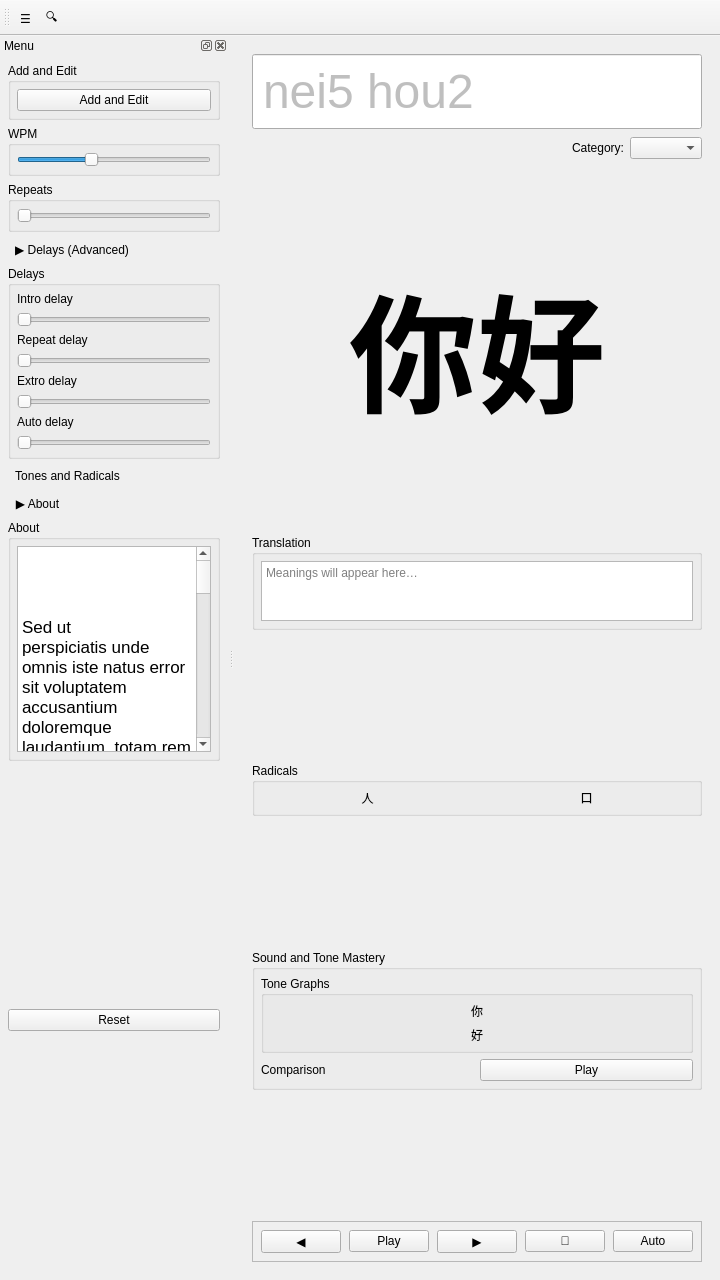
<?xml version="1.0" encoding="UTF-8"?>
<ui version="4.0">
    <class>MainWindow</class>
    <widget class="QMainWindow" name="MainWindow">
        <property name="geometry">
            <rect>
                <x>0</x>
                <y>0</y>
                <width>720</width>
                <height>1280</height>
            </rect>
        </property>
        <property name="windowTitle">
            <string>My Cantonese Words</string>
        </property>
        <property name="animated">
            <bool>true</bool>
        </property>
        <property name="dockNestingEnabled">
            <bool>false</bool>
        </property>
        <property name="unifiedTitleAndToolBarOnMac">
            <bool>false</bool>
        </property>
        <widget class="QWidget" name="centralwidget">
            <layout class="QVBoxLayout" name="centralVerticalLayout" stretch="1,0">
                <property name="leftMargin">
                    <number>18</number>
                </property>
                <property name="topMargin">
                    <number>18</number>
                </property>
                <property name="rightMargin">
                    <number>18</number>
                </property>
                <property name="bottomMargin">
                    <number>18</number>
                </property>
                <item>
                    <layout class="QVBoxLayout" name="contentLayout" stretch="1,0,1,0,0,0,0">
                        <property name="spacing">
                            <number>8</number>
                        </property>
                        <item>
                            <layout class="QHBoxLayout" name="jyutpingRow">
                                <item>
                                    <widget class="QLineEdit" name="jyutping">
                                        <property name="minimumSize">
                                            <size>
                                                <width>300</width>
                                                <height>60</height>
                                            </size>
                                        </property>
                                        <property name="styleSheet">
                                            <string notr="true">font-size: 36pt; color: grey; padding: 8px;</string>
                                        </property>
                                        <property name="readOnly">
                                            <bool>true</bool>
                                        </property>
                                        <property name="placeholderText">
                                            <string>nei5 hou2</string>
                                        </property>
                                    </widget>
                                </item>
                            </layout>
                        </item>
                        <item>
                            <layout class="QHBoxLayout" name="categoryRow">
                                <property name="spacing">
                                    <number>6</number>
                                </property>
                                <item>
                                    <spacer name="horizontalSpacer">
                                        <property name="orientation">
                                            <enum>Qt::Orientation::Horizontal</enum>
                                        </property>
                                        <property name="sizeHint" stdset="0">
                                            <size>
                                                <width>40</width>
                                                <height>20</height>
                                            </size>
                                        </property>
                                    </spacer>
                                </item>
                                <item>
                                    <widget class="QLabel" name="labelCategory">
                                        <property name="text">
                                            <string>Category:</string>
                                        </property>
                                    </widget>
                                </item>
                                <item>
                                    <widget class="QComboBox" name="comboCategory">
                                        <property name="editable">
                                            <bool>false</bool>
                                        </property>
                                    </widget>
                                </item>
                            </layout>
                        </item>
                        <item>
                            <widget class="QLabel" name="labelHanzi">
                                <property name="minimumSize">
                                    <size>
                                        <width>0</width>
                                        <height>200</height>
                                    </size>
                                </property>
                                <property name="maximumSize">
                                    <size>
                                        <width>16777215</width>
                                        <height>360</height>
                                    </size>
                                </property>
                                <property name="sizePolicy">
                                    <sizepolicy hsizetype="Ignored" vsizetype="Preferred">
                                        <horstretch>0</horstretch>
                                        <verstretch>0</verstretch>
                                    </sizepolicy>
                                </property>
                                <property name="styleSheet">
                                    <string notr="true">font-size: 96pt; font-weight: 600;</string>
                                </property>
                                <property name="text">
                                    <string>你好</string>
                                </property>
                                <property name="alignment">
                                    <set>Qt::AlignmentFlag::AlignCenter</set>
                                </property>
                            </widget>
                        </item>
                        <item>
                            <widget class="QGroupBox" name="groupMeanings">
                                <property name="title">
                                    <string>Translation</string>
                                </property>
                                <layout class="QVBoxLayout" name="layoutMeanings">
                                    <property name="spacing">
                                        <number>6</number>
                                    </property>
                                    <property name="leftMargin">
                                        <number>6</number>
                                    </property>
                                    <property name="topMargin">
                                        <number>6</number>
                                    </property>
                                    <property name="rightMargin">
                                        <number>6</number>
                                    </property>
                                    <property name="bottomMargin">
                                        <number>6</number>
                                    </property>
                                    <item>
                                        <widget class="QTextEdit" name="textMeanings">
                                            <property name="minimumSize">
                                                <size>
                                                    <width>0</width>
                                                    <height>60</height>
                                                </size>
                                            </property>
                                            <property name="maximumSize">
                                                <size>
                                                    <width>16777215</width>
                                                    <height>60</height>
                                                </size>
                                            </property>
                                            <property name="sizePolicy">
                                                <sizepolicy hsizetype="Expanding" vsizetype="Fixed">
                                                    <horstretch>0</horstretch>
                                                    <verstretch>0</verstretch>
                                                </sizepolicy>
                                            </property>
                                            <property name="readOnly">
                                                <bool>true</bool>
                                            </property>
                                            <property name="placeholderText">
                                                <string>Meanings will appear here…</string>
                                            </property>
                                        </widget>
                                    </item>
                                </layout>
                            </widget>
                        </item>
                        <item>
                            <spacer name="spacerBetweenMeaningsRadicals">
                                <property name="orientation">
                                    <enum>Qt::Orientation::Vertical</enum>
                                </property>
                                <property name="sizeHint" stdset="0">
                                    <size>
                                        <width>20</width>
                                        <height>20</height>
                                    </size>
                                </property>
                            </spacer>
                        </item>
                        <item>
                            <widget class="QGroupBox" name="groupRadicals">
                                <property name="title">
                                    <string>Radicals</string>
                                </property>
                                <layout class="QHBoxLayout" name="layoutRadicals">
                                    <property name="spacing">
                                        <number>6</number>
                                    </property>
                                    <property name="leftMargin">
                                        <number>6</number>
                                    </property>
                                    <property name="topMargin">
                                        <number>6</number>
                                    </property>
                                    <property name="rightMargin">
                                        <number>6</number>
                                    </property>
                                    <property name="bottomMargin">
                                        <number>6</number>
                                    </property>
                                    <item>
                                        <widget class="QLabel" name="labelRadical1">
                                            <property name="text">
                                                <string>⼈</string>
                                            </property>
                                            <property name="alignment">
                                                <set>Qt::AlignmentFlag::AlignCenter</set>
                                            </property>
                                        </widget>
                                    </item>
                                    <item>
                                        <widget class="QLabel" name="labelRadical2">
                                            <property name="text">
                                                <string>⼝</string>
                                            </property>
                                            <property name="alignment">
                                                <set>Qt::AlignmentFlag::AlignCenter</set>
                                            </property>
                                        </widget>
                                    </item>
                                </layout>
                            </widget>
                        </item>
                        <item>
                            <spacer name="spacerBetweenRadicalsSound">
                                <property name="orientation">
                                    <enum>Qt::Orientation::Vertical</enum>
                                </property>
                                <property name="sizeHint" stdset="0">
                                    <size>
                                        <width>20</width>
                                        <height>20</height>
                                    </size>
                                </property>
                            </spacer>
                        </item>
                        <item>
                            <widget class="QGroupBox" name="groupSoundToneMastery">
                                <property name="title">
                                    <string>Sound and Tone Mastery</string>
                                </property>
                                <layout class="QVBoxLayout" name="layoutSoundToneMastery">
                                    <property name="spacing">
                                        <number>6</number>
                                    </property>
                                    <property name="leftMargin">
                                        <number>6</number>
                                    </property>
                                    <property name="topMargin">
                                        <number>6</number>
                                    </property>
                                    <property name="rightMargin">
                                        <number>6</number>
                                    </property>
                                    <property name="bottomMargin">
                                        <number>6</number>
                                    </property>
                                    <item>
                                        <widget class="QGroupBox" name="groupVisualToneGraphs">
                                            <property name="title">
                                                <string>Tone Graphs</string>
                                            </property>
                                            <layout class="QVBoxLayout" name="VisualToneGraphs">
                                                <property name="spacing">
                                                    <number>6</number>
                                                </property>
                                                <property name="leftMargin">
                                                    <number>6</number>
                                                </property>
                                                <property name="topMargin">
                                                    <number>6</number>
                                                </property>
                                                <property name="rightMargin">
                                                    <number>6</number>
                                                </property>
                                                <property name="bottomMargin">
                                                    <number>6</number>
                                                </property>
                                                <item>
                                                    <widget class="QLabel" name="labelVisualToneGraph1">
                                                        <property name="text">
                                                            <string>你</string>
                                                        </property>
                                                        <property name="alignment">
                                                            <set>Qt::AlignmentFlag::AlignCenter</set>
                                                        </property>
                                                    </widget>
                                                </item>
                                                <item>
                                                    <widget class="QLabel" name="labelVisualToneGraph2">
                                                        <property name="text">
                                                            <string>好</string>
                                                        </property>
                                                        <property name="alignment">
                                                            <set>Qt::AlignmentFlag::AlignCenter</set>
                                                        </property>
                                                    </widget>
                                                </item>
                                            </layout>
                                        </widget>
                                    </item>
                                    <item>
                                        <layout class="QHBoxLayout" name="comparisonRow">
                                            <property name="spacing">
                                                <number>6</number>
                                            </property>
                                            <item>
                                                <widget class="QLabel" name="comparison">
                                                    <property name="text">
                                                        <string>Comparison</string>
                                                    </property>
                                                </widget>
                                            </item>
                                            <item>
                                                <widget class="QPushButton" name="btnComparisonPlay">
                                                    <property name="text">
                                                        <string>Play</string>
                                                    </property>
                                                </widget>
                                            </item>
                                        </layout>
                                    </item>
                                </layout>
                            </widget>
                        </item>
                        <item>
                            <spacer name="spacerAfterRadicals">
                                <property name="orientation">
                                    <enum>Qt::Orientation::Vertical</enum>
                                </property>
                                <property name="sizeHint" stdset="0">
                                    <size>
                                        <width>20</width>
                                        <height>80</height>
                                    </size>
                                </property>
                            </spacer>
                        </item>
                    </layout>
                </item>
                <item>
                    <widget class="QFrame" name="bottomBar">
                        <property name="frameShape">
                            <enum>QFrame::Shape::StyledPanel</enum>
                        </property>
                        <property name="frameShadow">
                            <enum>QFrame::Shadow::Raised</enum>
                        </property>
                        <layout class="QHBoxLayout" name="bottomBarLayout">
                            <property name="spacing">
                                <number>8</number>
                            </property>
                            <property name="leftMargin">
                                <number>8</number>
                            </property>
                            <property name="topMargin">
                                <number>8</number>
                            </property>
                            <property name="rightMargin">
                                <number>8</number>
                            </property>
                            <property name="bottomMargin">
                                <number>8</number>
                            </property>
                            <item>
                                <widget class="QPushButton" name="btnPrevious">
                                    <property name="toolTip">
                                        <string>Previous</string>
                                    </property>
                                    <property name="text">
                                        <string>◀</string>
                                    </property>
                                </widget>
                            </item>
                            <item>
                                <widget class="QPushButton" name="btnListen">
                                    <property name="toolTip">
                                        <string>Listen / Play</string>
                                    </property>
                                    <property name="text">
                                        <string>Play</string>
                                    </property>
                                </widget>
                            </item>
                            <item>
                                <widget class="QPushButton" name="btnNext">
                                    <property name="toolTip">
                                        <string>Next</string>
                                    </property>
                                    <property name="text">
                                        <string>▶</string>
                                    </property>
                                </widget>
                            </item>
                            <item>
                                <widget class="QPushButton" name="btnTortoise">
                                    <property name="toolTip">
                                        <string>Turtle (Slow mode)</string>
                                    </property>
                                    <property name="text">
                                        <string>🐢</string>
                                    </property>
                                    <property name="checkable">
                                        <bool>true</bool>
                                    </property>
                                    <property name="checked">
                                        <bool>false</bool>
                                    </property>
                                </widget>
                            </item>
                            <item>
                                <widget class="QPushButton" name="btnAuto">
                                    <property name="toolTip">
                                        <string>Auto play</string>
                                    </property>
                                    <property name="text">
                                        <string>Auto</string>
                                    </property>
                                    <property name="checkable">
                                        <bool>true</bool>
                                    </property>
                                    <property name="checked">
                                        <bool>false</bool>
                                    </property>
                                </widget>
                            </item>
                        </layout>
                    </widget>
                </item>
            </layout>
        </widget>
        <widget class="QToolBar" name="mainToolBar">
            <property name="windowTitle">
                <string>Toolbar</string>
            </property>
            <property name="toolButtonStyle">
                <enum>Qt::ToolButtonStyle::ToolButtonTextOnly</enum>
            </property>
            <attribute name="toolBarArea">
                <enum>TopToolBarArea</enum>
            </attribute>
            <attribute name="toolBarBreak">
                <bool>false</bool>
            </attribute>
            <addaction name="actionHamburger"/>
            <addaction name="actionSearch"/>
        </widget>
        <widget class="QDockWidget" name="navDrawer">
            <property name="allowedAreas">
                <set>Qt::DockWidgetArea::LeftDockWidgetArea</set>
            </property>
            <property name="windowTitle">
                <string>Menu</string>
            </property>
            <attribute name="dockWidgetArea">
                <number>1</number>
            </attribute>
            <widget class="QWidget" name="dockContents">
                <layout class="QVBoxLayout" name="dockLayout">
                    <property name="leftMargin">
                        <number>8</number>
                    </property>
                    <property name="topMargin">
                        <number>8</number>
                    </property>
                    <property name="rightMargin">
                        <number>8</number>
                    </property>
                    <property name="bottomMargin">
                        <number>8</number>
                    </property>
                    <item>
                        <widget class="QGroupBox" name="groupAddEdit">
                            <property name="title">
                                <string>Add and Edit</string>
                            </property>
                            <layout class="QVBoxLayout" name="layoutAddEdit">
                                <property name="spacing">
                                    <number>6</number>
                                </property>
                                <property name="leftMargin">
                                    <number>6</number>
                                </property>
                                <property name="topMargin">
                                    <number>6</number>
                                </property>
                                <property name="rightMargin">
                                    <number>6</number>
                                </property>
                                <property name="bottomMargin">
                                    <number>6</number>
                                </property>
                                <item>
                                    <widget class="QPushButton" name="btnAdd">
                                        <property name="text">
                                            <string>Add and Edit</string>
                                        </property>
                                    </widget>
                                </item>

                            </layout>
                        </widget>
                    </item>
                    <item>
                        <widget class="QGroupBox" name="groupWpm">
                            <property name="title">
                                <string>WPM</string>
                            </property>
                            <layout class="QVBoxLayout" name="layoutWpm">
                                <property name="spacing">
                                    <number>6</number>
                                </property>
                                <property name="leftMargin">
                                    <number>6</number>
                                </property>
                                <property name="topMargin">
                                    <number>6</number>
                                </property>
                                <property name="rightMargin">
                                    <number>6</number>
                                </property>
                                <property name="bottomMargin">
                                    <number>6</number>
                                </property>
                                <item>
                                    <widget class="QSlider" name="sliderWpm">
                                        <property name="minimum">
                                            <number>60</number>
                                        </property>
                                        <property name="maximum">
                                            <number>220</number>
                                        </property>
                                        <property name="singleStep">
                                            <number>20</number>
                                        </property>
                                        <property name="pageStep">
                                            <number>20</number>
                                        </property>
                                        <property name="value">
                                            <number>120</number>
                                        </property>
                                        <property name="orientation">
                                            <enum>Qt::Orientation::Horizontal</enum>
                                        </property>
                                    </widget>
                                </item>
                            </layout>
                        </widget>
                    </item>
                    <item>
                        <widget class="QGroupBox" name="groupRepeats">
                            <property name="title">
                                <string>Repeats</string>
                            </property>
                            <layout class="QVBoxLayout" name="layoutRepeats">
                                <property name="spacing">
                                    <number>6</number>
                                </property>
                                <property name="leftMargin">
                                    <number>6</number>
                                </property>
                                <property name="topMargin">
                                    <number>6</number>
                                </property>
                                <property name="rightMargin">
                                    <number>6</number>
                                </property>
                                <property name="bottomMargin">
                                    <number>6</number>
                                </property>
                                <item>
                                    <widget class="QSlider" name="sliderRepeats">
                                        <property name="minimum">
                                            <number>1</number>
                                        </property>
                                        <property name="maximum">
                                            <number>10</number>
                                        </property>
                                        <property name="singleStep">
                                            <number>1</number>
                                        </property>
                                        <property name="pageStep">
                                            <number>1</number>
                                        </property>
                                        <property name="value">
                                            <number>1</number>
                                        </property>
                                        <property name="orientation">
                                            <enum>Qt::Orientation::Horizontal</enum>
                                        </property>
                                    </widget>
                                </item>
                            </layout>
                        </widget>
                    </item>
                    <item>
                        <widget class="QToolButton" name="btnDelaysDisclosure">
                            <property name="text">
                                <string>▶ Delays (Advanced)</string>
                            </property>
                            <property name="checkable">
                                <bool>true</bool>
                            </property>
                            <property name="checked">
                                <bool>false</bool>
                            </property>
                            <property name="toolButtonStyle">
                                <enum>Qt::ToolButtonStyle::ToolButtonTextOnly</enum>
                            </property>
                            <property name="autoRaise">
                                <bool>true</bool>
                            </property>
                        </widget>
                    </item>
                    <item>
                        <widget class="QGroupBox" name="groupDelays">
                            <property name="visible">
                                <bool>false</bool>
                            </property>
                            <property name="title">
                                <string>Delays</string>
                            </property>
                            <layout class="QVBoxLayout" name="layoutDelays">
                                <property name="spacing">
                                    <number>6</number>
                                </property>
                                <property name="leftMargin">
                                    <number>6</number>
                                </property>
                                <property name="topMargin">
                                    <number>6</number>
                                </property>
                                <property name="rightMargin">
                                    <number>6</number>
                                </property>
                                <property name="bottomMargin">
                                    <number>6</number>
                                </property>
                                <item>
                                    <widget class="QLabel" name="labelIntroDelay">
                                        <property name="text">
                                            <string>Intro delay</string>
                                        </property>
                                    </widget>
                                </item>
                                <item>
                                    <widget class="QSlider" name="sliderIntroDelay">
                                        <property name="minimum">
                                            <number>0</number>
                                        </property>
                                        <property name="maximum">
                                            <number>10</number>
                                        </property>
                                        <property name="orientation">
                                            <enum>Qt::Orientation::Horizontal</enum>
                                        </property>
                                    </widget>
                                </item>
                                <item>
                                    <widget class="QLabel" name="labelRepeatDelay">
                                        <property name="text">
                                            <string>Repeat delay</string>
                                        </property>
                                    </widget>
                                </item>
                                <item>
                                    <widget class="QSlider" name="sliderRepeatDelay">
                                        <property name="minimum">
                                            <number>0</number>
                                        </property>
                                        <property name="maximum">
                                            <number>10</number>
                                        </property>
                                        <property name="orientation">
                                            <enum>Qt::Orientation::Horizontal</enum>
                                        </property>
                                    </widget>
                                </item>
                                <item>
                                    <widget class="QLabel" name="labelExtroDelay">
                                        <property name="text">
                                            <string>Extro delay</string>
                                        </property>
                                    </widget>
                                </item>
                                <item>
                                    <widget class="QSlider" name="sliderExtroDelay">
                                        <property name="minimum">
                                            <number>0</number>
                                        </property>
                                        <property name="maximum">
                                            <number>10</number>
                                        </property>
                                        <property name="orientation">
                                            <enum>Qt::Orientation::Horizontal</enum>
                                        </property>
                                    </widget>
                                </item>
                                <item>
                                    <widget class="QLabel" name="labelAutoDelay">
                                        <property name="text">
                                            <string>Auto delay</string>
                                        </property>
                                    </widget>
                                </item>
                                <item>
                                    <widget class="QSlider" name="sliderAutoDelay">
                                        <property name="minimum">
                                            <number>0</number>
                                        </property>
                                        <property name="maximum">
                                            <number>10</number>
                                        </property>
                                        <property name="orientation">
                                            <enum>Qt::Orientation::Horizontal</enum>
                                        </property>
                                    </widget>
                                </item>
                            </layout>
                        </widget>
                    </item>
                    <item>
                        <widget class="QToolButton" name="btnTonesAndRadicalsToggle">
                            <property name="text">
                                <string>Tones and Radicals</string>
                            </property>
                            <property name="checkable">
                                <bool>true</bool>
                            </property>
                            <property name="checked">
                                <bool>false</bool>
                            </property>
                            <property name="toolButtonStyle">
                                <enum>Qt::ToolButtonStyle::ToolButtonTextOnly</enum>
                            </property>
                            <property name="autoRaise">
                                <bool>true</bool>
                            </property>
                        </widget>
                    </item>
                    <item>
                        <widget class="QToolButton" name="btnAboutDisclosure">
                            <property name="text">
                                <string>▶ About</string>
                            </property>
                            <property name="checkable">
                                <bool>true</bool>
                            </property>
                            <property name="checked">
                                <bool>false</bool>
                            </property>
                            <property name="toolButtonStyle">
                                <enum>Qt::ToolButtonStyle::ToolButtonTextOnly</enum>
                            </property>
                            <property name="autoRaise">
                                <bool>true</bool>
                            </property>
                        </widget>
                    </item>
                    <item>
                        <widget class="QGroupBox" name="groupAbout">
                            <property name="visible">
                                <bool>false</bool>
                            </property>
                            <property name="title">
                                <string>About</string>
                            </property>
                            <property name="flat">
                                <bool>false</bool>
                            </property>
                            <layout class="QVBoxLayout" name="layoutAbout">
                                <property name="leftMargin">
                                    <number>6</number>
                                </property>
                                <property name="topMargin">
                                    <number>6</number>
                                </property>
                                <property name="rightMargin">
                                    <number>6</number>
                                </property>
                                <property name="bottomMargin">
                                    <number>6</number>
                                </property>
                                <item>
                                    <widget class="QTextBrowser" name="textAbout">
                                        <property name="readOnly">
                                            <bool>true</bool>
                                        </property>
                                        <property name="html">
                                            <string>&lt;!DOCTYPE HTML PUBLIC &quot;-//W3C//DTD HTML 4.0//EN&quot; &quot;http://www.w3.org/TR/REC-html40/strict.dtd&quot;&gt;
                                                &lt;html&gt;&lt;head&gt;&lt;meta name=&quot;qrichtext&quot; content=&quot;1&quot;
                                                /&gt;&lt;meta charset=&quot;utf-8&quot; /&gt;&lt;style type=&quot;text/css&quot;&gt;
                                                p, li { white-space: pre-wrap; }
                                                hr { height: 1px; border-width: 0; }
                                                li.unchecked::marker { content: &quot;\2610&quot;; }
                                                li.checked::marker { content: &quot;\2612&quot;; }
                                                &lt;/style&gt;&lt;/head&gt;&lt;body style=&quot;
                                                font-family:'.AppleSystemUIFont'; font-size:13pt; font-weight:400;
                                                font-style:normal;&quot;&gt;
                                                &lt;p style=&quot; margin-top:0px; margin-bottom:0px; margin-left:0px;
                                                margin-right:0px; -qt-block-indent:0; text-indent:0px;&quot;&gt; &lt;/p&gt;
                                                &lt;p style=&quot; margin-top:12px; margin-bottom:12px; margin-left:0px;
                                                margin-right:0px; -qt-block-indent:0; text-indent:0px;&quot;&gt;Sed ut
                                                perspiciatis unde omnis iste natus error sit voluptatem accusantium
                                                doloremque laudantium, totam rem aperiam, eaque ipsa quae ab illo
                                                inventore veritatis et quasi architecto beatae vitae dicta sunt
                                                explicabo. Nemo enim ipsam voluptatem quia voluptas sit aspernatur aut
                                                odit aut fugit, sed quia consequuntur magni dolores eos qui ratione
                                                voluptatem sequi nesciunt. Neque porro quisquam est, qui dolorem ipsum
                                                quia dolor sit amet, consectetur, adipisci velit, sed quia non numquam
                                                eius modi tempora incidunt ut labore et dolore magnam aliquam quaerat
                                                voluptatem. Ut enim ad minima veniam, quis nostrum exercitationem ullam
                                                corporis suscipit laboriosam, nisi ut aliquid ex ea commodi consequatur?
                                                Quis autem vel eum iure reprehenderit qui in ea voluptate velit esse
                                                quam nihil molestiae consequatur, vel illum qui dolorem eum fugiat quo
                                                voluptas nulla pariatur? &lt;span style=&quot; font-style:italic;&quot;&gt;Cicero
                                                45 BC&lt;/span&gt; &lt;/p&gt;&lt;/body&gt;&lt;/html&gt;
                                            </string>
                                        </property>
                                        <property name="openExternalLinks">
                                            <bool>true</bool>
                                        </property>
                                    </widget>
                                </item>
                            </layout>
                        </widget>
                    </item>
                    <item>
                        <spacer name="dockSpacer">
                            <property name="orientation">
                                <enum>Qt::Orientation::Vertical</enum>
                            </property>
                            <property name="sizeHint" stdset="0">
                                <size>
                                    <width>20</width>
                                    <height>40</height>
                                </size>
                            </property>
                        </spacer>
                    </item>
                    <item>
                        <widget class="QPushButton" name="btnReset">
                            <property name="toolTip">
                                <string>Reset to default settings</string>
                            </property>
                            <property name="text">
                                <string>Reset</string>
                            </property>
                        </widget>
                    </item>
                    <item>
                        <spacer name="dockSpacer">
                            <property name="orientation">
                                <enum>Qt::Orientation::Vertical</enum>
                            </property>
                            <property name="sizeHint" stdset="0">
                                <size>
                                    <width>20</width>
                                    <height>40</height>
                                </size>
                            </property>
                        </spacer>
                    </item>
                </layout>
            </widget>
        </widget>
        <action name="actionHamburger">
            <property name="text">
                <string>☰</string>
            </property>
            <property name="toolTip">
                <string>Menu</string>
            </property>
        </action>
        <action name="actionSearch">
            <property name="text">
                <string>🔍</string>
            </property>
            <property name="toolTip">
                <string>Search</string>
            </property>
        </action>
        <zorder>centralwidget</zorder>
        <zorder>mainToolBar</zorder>
        <zorder>navDrawer</zorder>
    </widget>
    <resources/>
    <connections/>
</ui>
